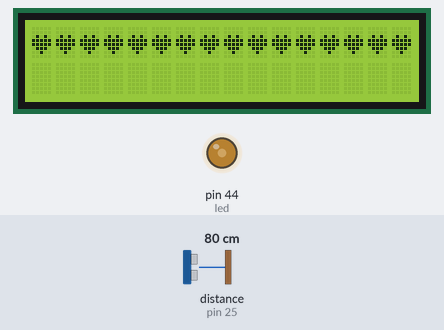
Bench run of a sketch on a simulated Arduino Mega 2560, built with avr-gcc and run on an emulated ATmega2560. On the bench: 16×2 character LCD, output pins drawn as LEDs (lit = HIGH). Wiring (inferred from the names in the program): ultrasonic range finder: trigger pin 24; echo pin 25. The test bench sets the inputs (shaded band); at power-on: distance to the obstacle (sensor on pin 25) 80 cm. The echo pulse lasts 58.3 µs per cm; pins used as bus, display or sensor lines are not drawn; what the sketch prints to the serial monitor is not drawn.

Above: at 1.2 s.
1.3 s: distance to the obstacle (sensor on pin 25) set to 2 cm
At 4.1 s:
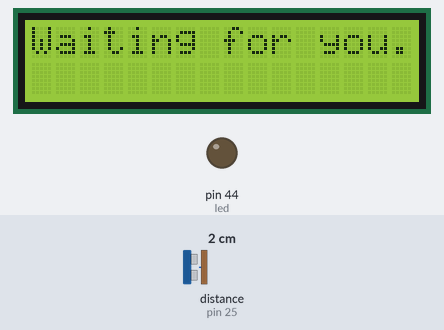
4.3 s: distance to the obstacle (sensor on pin 25) set to 5 cm
At 5.6 s:
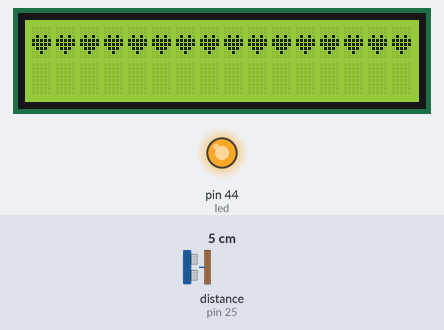
7.3 s: distance to the obstacle (sensor on pin 25) set to 35 cm
At 8.7 s:
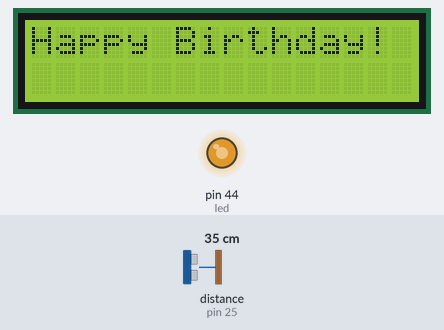
9.5 s: distance to the obstacle (sensor on pin 25) set to 4 cm
At 10.1 s:
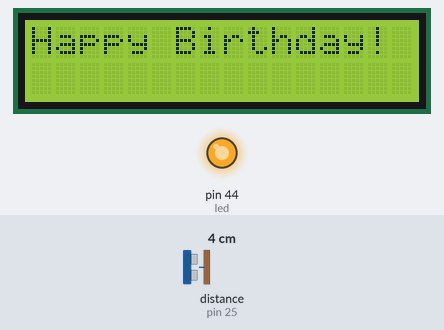
11.0 s: distance to the obstacle (sensor on pin 25) set to 120 cm
At 12.0 s:
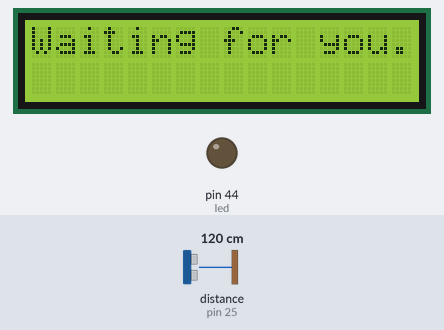
12.5 s: distance to the obstacle (sensor on pin 25) set to 104 cm
14.0 s: distance to the obstacle (sensor on pin 25) set to 98 cm
At 17.88 s:
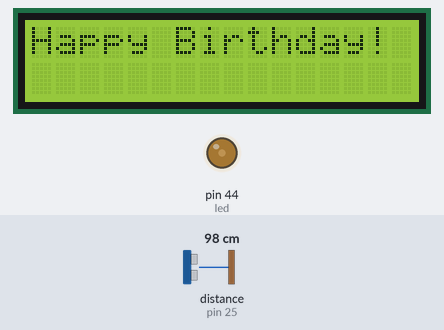
Timing chart, 0 to 18.0 s (numbered marks = the images above; inputs shaded):
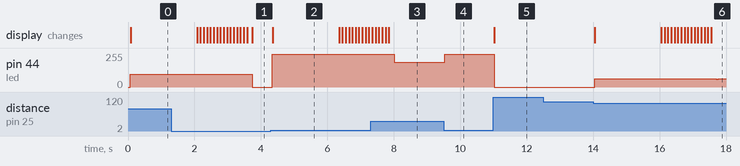

Measured:
- the behaviour switches between 3 and 4 cm on distance to the obstacle (sensor on pin 25) (found by bisection; images 1 and 2)
- the behaviour switches between 102 and 101 cm on distance to the obstacle (sensor on pin 25) (found by bisection; images 5 and 6)
- after the input at 1.3 s, the display: first differs from a run without the input after 2.4 s (image 1)
- after the input at 4.3 s, pin 44 (led): 0/255 → 247/255 after 0.05 s; the display: changes after 0.05 s (image 2)
- after the input at 7.3 s, pin 44 (led): 247/255 → 185/255 after 0.71 s
- after the input at 9.5 s, pin 44 (led): 185/255 → 247/255 at once
- after the input at 11.0 s, pin 44 (led): 247/255 → 0/255 at once; the display: changes at once (image 5)
- after the input at 12.5 s, every drawn part: stays the same
- after the input at 14.0 s, pin 44 (led): 0/255 → 61/255 after 0.05 s; the display: first changes after 0.05 s (image 6 shows a later state)

The sketch:

happybday.ino
```cpp
/*
 HC-SR04 Ping distance sensor:
 VCC to arduino 5v
 GND to arduino GND
 Echo to Arduino pin 7
 Trig to Arduino pin 8

 This sketch originates from Virtualmix: http://goo.gl/kJ8Gl
 Has been modified by Winkle ink here: http://winkleink.blogspot.com.au/2012/05/arduino-hc-sr04-ultrasonic-distance.html
 And modified further by ScottC here: http://arduinobasics.blogspot.com.au/2012/11/arduinobasics-hc-sr04-ultrasonic-sensor.html
 on 10 Nov 2012.
 */
#include <LiquidCrystal.h>
#include <LCDKeypad.h>

#define echoPin 25 // Echo Pin
#define trigPin 24 // Trigger Pin
//#define LEDPin 13 // Onboard LED
//#define m1  10

byte c_heart[8] = {
  B00000,
  B00000,
  B01010,
  B11111,
  B11111,
  B01110,
  B00100,
  B00000,
};

LCDKeypad lcd;
int maximumRange = 400; // Maximum range needed
int minimumRange = 0; // Minimum range needed
long duration, distance, brightness; // Duration used to calculate distance
int i;
int mode = 0;
int led = 44;

void setup() {
 lcd.createChar(1,c_heart);
 lcd.begin(16, 2);
 lcd.clear();
 lcd.print("Waiting for you...");
 Serial.begin (9600);
 pinMode(trigPin, OUTPUT);
 //pinMode(m1, OUTPUT);
 pinMode(echoPin, INPUT);
 pinMode(led, OUTPUT);
}

void loop() {
/* The following trigPin/echoPin cycle is used to determine the
 distance of the nearest object by bouncing soundwaves off of it. */
 digitalWrite(trigPin, LOW);
 delayMicroseconds(2);

 digitalWrite(trigPin, HIGH);
 delayMicroseconds(10);

 digitalWrite(trigPin, LOW);
 duration = pulseIn(echoPin, HIGH);

 //Calculate the distance (in cm) based on the speed of sound.
 distance = duration/58.2;

 if (distance >= 3 && distance <= 100){
   brightness = 255 - distance*2;
   analogWrite(led, brightness);
   Serial.println(brightness);
   if(mode == 0)
   {
     mode = 1;
     lcd.clear();
     for(i=0;i<16;i++)
       { lcd.write(1); }
     lcd.print("Happy Birthday!");
     delay(2000);
     for(i=0;i<16;i++)
       { lcd.scrollDisplayLeft();
         delay(100); }
   }
 } else
 {
   if(mode == 1) {
    analogWrite(led, 0);
    mode = 0;
    lcd.clear();
    lcd.print("Waiting for you...");
   }
 }

 //Delay 50ms before next reading.
 delay(50);
}
```
